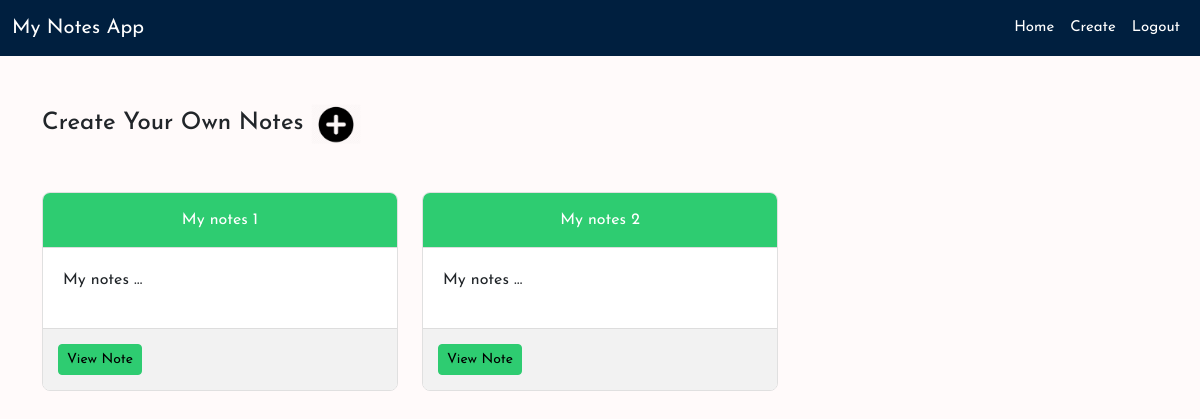
The app's page /smart/notes/ (signed in) with its own data.
### notes/models.py (models this page shows)
class notes(models.Model):
    title = models.CharField(max_length=200)
    text = models.TextField()
    created = models.DateTimeField(auto_now_add=True)
    user = models.ForeignKey(User,on_delete=models.CASCADE,related_name='notes')

### notes/views.py (the view)
# urls.py: path('notes/',views.NotesListView.as_view(),name="notes.list"),
class NotesListView(LoginRequiredMixin,ListView):
    model = notes
    context_object_name = "notes"
    login_url = "/login"
    def get_queryset(self):
        return self.request.user.notes.all()

### notes/templates/notes/notes_list.html
{% extends 'base.html' %}
{% load static %}
{% block  content %}
<div class="row">
    <div class="col">
        <div class="notes_list_heading mb-5">
            <h1 class="fs-4">Create Your Own Notes <a href="{% url 'notes.new' %}"><img src="{% static 'imgs/plus.png' %}" width="50px" alt="plus-create"></a>
            </h1>
        </div>
    </div>
</div>
<div class="row">
    {% for note in notes  %}
    <div class="col-md-4">
        <div class="card mb-3 notes-card">
            <div class="card-header notes-header">{{note.title}}</div>
            <div class="card-body notes-body">
                <p>{{note.text | truncatechars:10 }}</p>
            </div>
            <div class="card-footer notes-footer">
                <a href="{% url 'notes.detail' pk=note.id %}"class="btn btn-info btn-sm">View Note</a>
            </div>
        </div>
    </div>
    {% endfor %}
</div>
{% endblock %}

### static/css/style.css (style rules this page uses)
body { background-color: #fffafa; font-family: 'Josefin Sans', sans-serif; }
a { text-decoration: none; font-family: 'Josefin Sans', sans-serif; }
.notes-card { border: 1px solid #e0e0e0; border-radius: 8px; overflow: hidden; transition: transform 0.2s; }
.notes-header { background-color: #2ecc71; color: #fff; text-align: center; padding: 15px; border-bottom: 1px solid #ddd; }
.notes-body { padding: 20px; }
.notes-footer { background-color: #f2f2f2; padding: 15px; border-top: 1px solid #ddd; }
.btn-info { background-color: #2ecc71; border-color: #2ecc71; }

### records on screen
notes: title "My notes 1", text "My notes …"
notes: title "My notes 2", text "My notes …"
